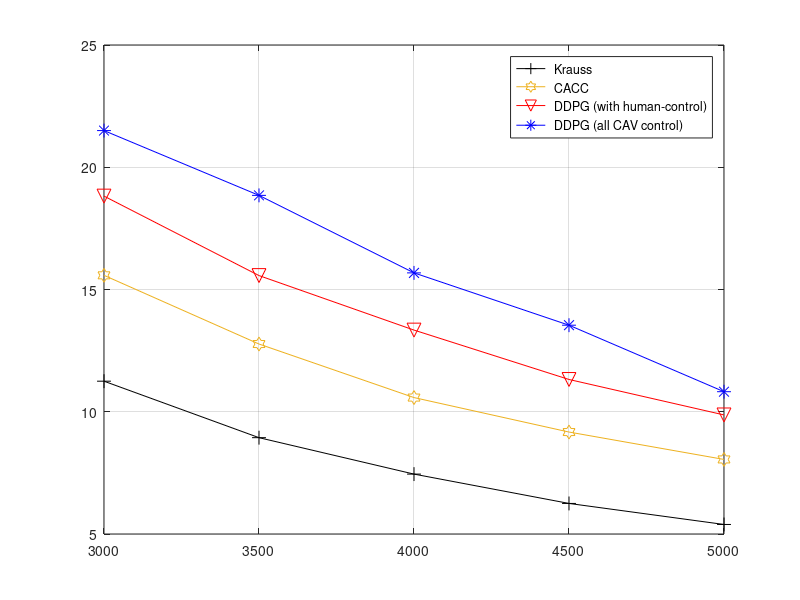

Source code (MATLAB): (Note: this script raises an error after producing the figure.)
A = 3000:500:5000;
N_A = length(A);
x=1:N_A;


Krauss = [11.25 8.94 7.45 6.25 5.39 ];
CACC = [15.58 12.77 10.58 9.17 8.05];
DDPG = [18.82 15.57 13.34 11.32 9.87];
DDPGALL = [21.5 18.85 15.68 13.54 10.82];

figure('name','Average speed against vehicle density'),
plot(A(x),Krauss(x),'-+k','MarkerSize',10);
hold on,
plot(A(x),CACC(x),'-h','MarkerSize',10,'Color',[0.9290 0.6940 0.1250]);
hold on,
plot(A(x),DDPG(x),'-vr','MarkerSize',10);
hold on,
plot(A(x),DDPGALL(x),'-*b','MarkerSize',10);

legend(' Krauss', ' CACC', ' DDPG (with human-control)', ' DDPG (all CAV control)');
grid on,
figure_FontSize=12;

set(get(gca,'XLabel'),'FontSize',figure_FontSize,'Vertical','top');

set(findobj('FontSize',12),'FontSize',figure_FontSize);
set(findobj(get(gca,'Children'),'LineWidth',0.5),'LineWidth',2.5);
set(gca,'XTick',[3000 3500 4000 4500 5000]);
set(gca, 'XLim',[2800, 5200]);
set(gca,'YTick',[3 4 5 6 7 8 9 10 11 12 13 14 15 16 17 18 19 20 21 22]);
set(gca, 'YLim',[3, 22]);
xlabel('Traffic Flow (veh/h)');
ylabel('Average Speed (m/s)');